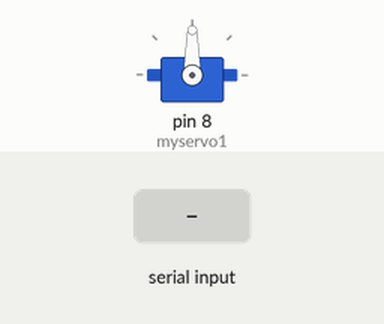
This sketch was run on a simulated Arduino Uno, built with avr-gcc and run on an emulated ATmega328P. Shown: servo. The inputs (shaded band) are chosen by the test bench.

Above: at 1.2 s.
1.3 s: "90,45,200\n" received over Serial
At 1.6 s:
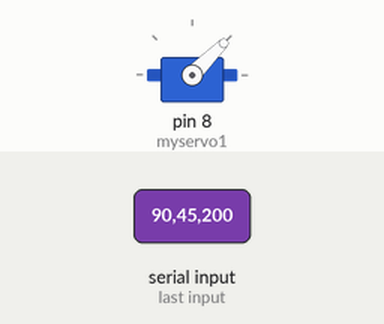
2.8 s: "30,150,10\n" received over Serial
At 3.9 s:
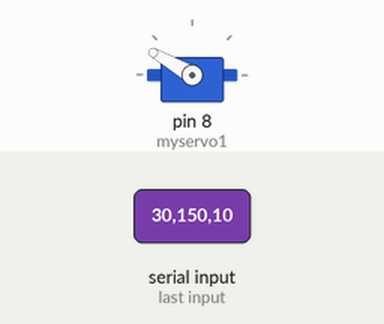
4.3 s: "5\n" received over Serial
At 4.8 s:
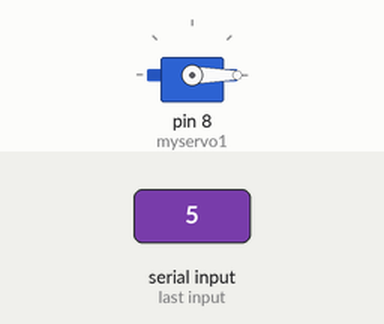
5.8 s: "90,45\n" received over Serial
At 7.0 s:
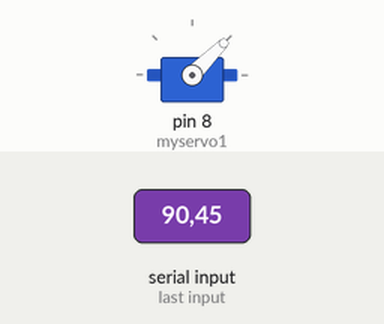
7.3 s: "30,150\n" received over Serial
At 8.4 s:
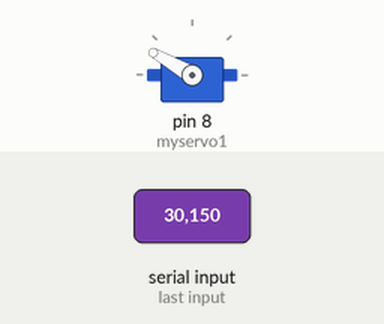
Timing chart, 0 to 9.8 s (numbered marks = the images above; inputs shaded):
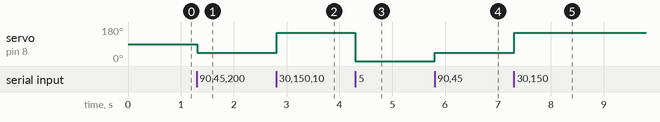

Measured:
- after the input at 1.3 s, servo on pin 8 (myservo1): 90° → 45° at once
- after the input at 2.8 s, servo on pin 8 (myservo1): 45° → 150° at once
- after the input at 4.3 s, servo on pin 8 (myservo1): 150° → 0° at once
- after the input at 5.8 s, servo on pin 8 (myservo1): 0° → 45° at once
- after the input at 7.3 s, servo on pin 8 (myservo1): 45° → 150° at once

The sketch:

Pruebas.ino
```cpp
#include <Servo.h>

Servo myservo1;  //creamos un objeto servo

bool finCadena = false;
String Aux = "";
String cadenaCharEntrada = "";
String cadenaNumeroGrado = "";

char *Cadenas ;

int angulo;
int aux;
int Total,Part1;
int Grado;
int Pos_futura=0;
int Pos_actual=0;
int Pasos=0;

void setup(){
  myservo1.attach(8);    // Pin 11 al servo1 (Codo 1)
  Serial.begin(9600); // iniciamos el puerto serial
}


void loop() {
  if (finCadena) {
    Total = strlen(cadenaCharEntrada.c_str());
    Aux = cadenaCharEntrada;
    Cadenas = strtok(Aux.c_str(), ",");
    Part1 = strlen(Cadenas);
    for (int i = Part1+1; i < Total ; i++){
      cadenaNumeroGrado += Aux[i];
    }
    Grado = atoi(cadenaNumeroGrado.c_str());
    Servo1(Grado);
    cadenaCharEntrada = "";
    cadenaNumeroGrado = "";
    finCadena = false;
  }
}

void serialEvent(){                         //Recepción de datos Seriales
  while (Serial.available()) {              //Si existen datos seriales, leer a todos
    char CaracterEntrada = Serial.read();   //Leer 1 byte serial recibido
    cadenaCharEntrada += CaracterEntrada;   //Agregar el nuevo char a una cadena String
    if (CaracterEntrada == '\n') {          //Si el char o byte recibido es un fin de linea, activa la bandera
      finCadena = true;                     //Si la bandera finCadena = 1, entonces la transmision esta completa
    }
  }
}

//----------------FUNCIONES DE CADA SERVO

void Servo1(int angulo){
  myservo1.write(angulo);
}
```
